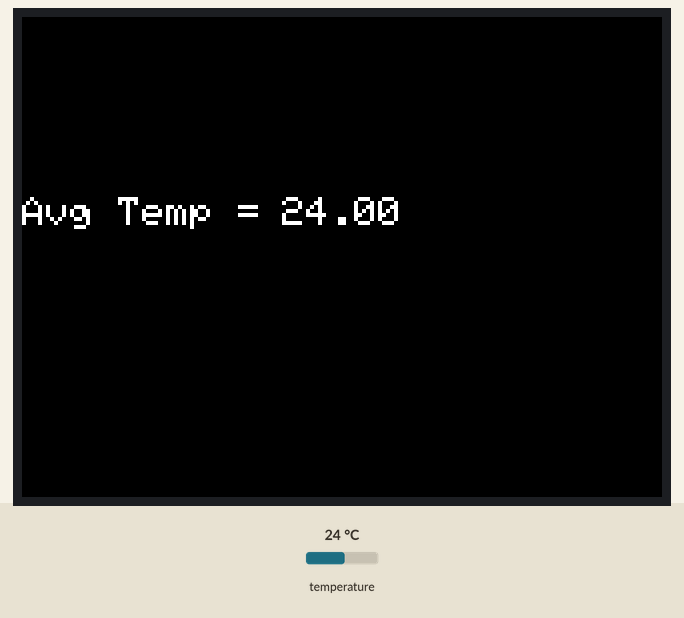
Bench run of a sketch on a simulated Arduino Mega 2560, built with avr-gcc and run on an emulated ATmega2560. Shown: 320×240 colour display. Inputs (shaded band) come from the test bench; at power-on: temperature 24 °C. What the sketch prints to the serial monitor is not drawn.

Above: at 1.4 s.
1.5 s: temperature set to 12 °C
At 2.7 s:
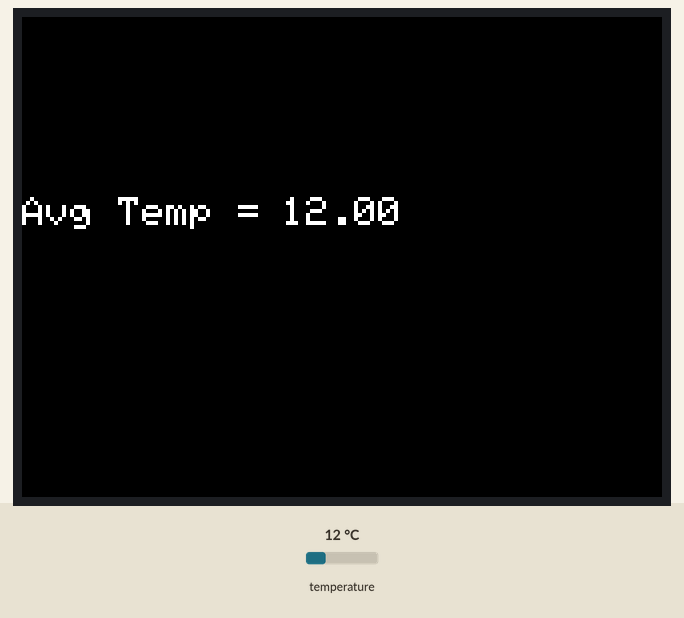
3.0 s: temperature set to 28 °C
At 4.8 s:
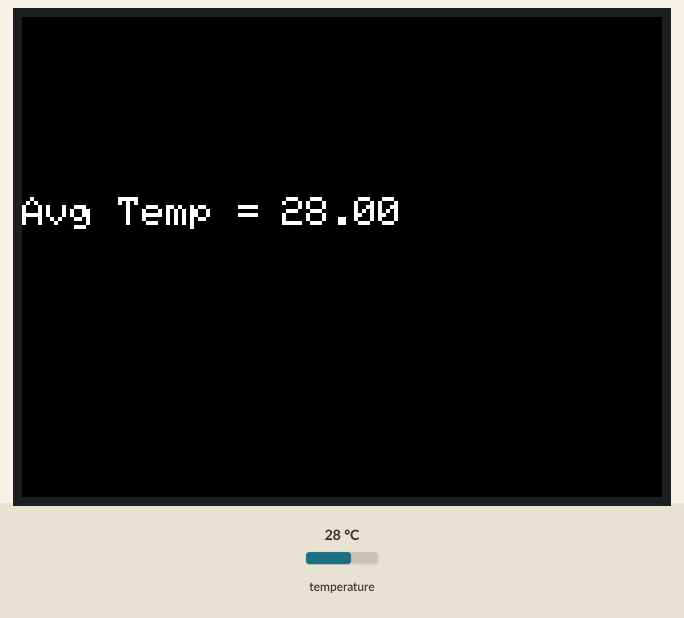
5.1 s: temperature set to 33 °C
7.2 s: temperature set to 7 °C
At 9.2 s:
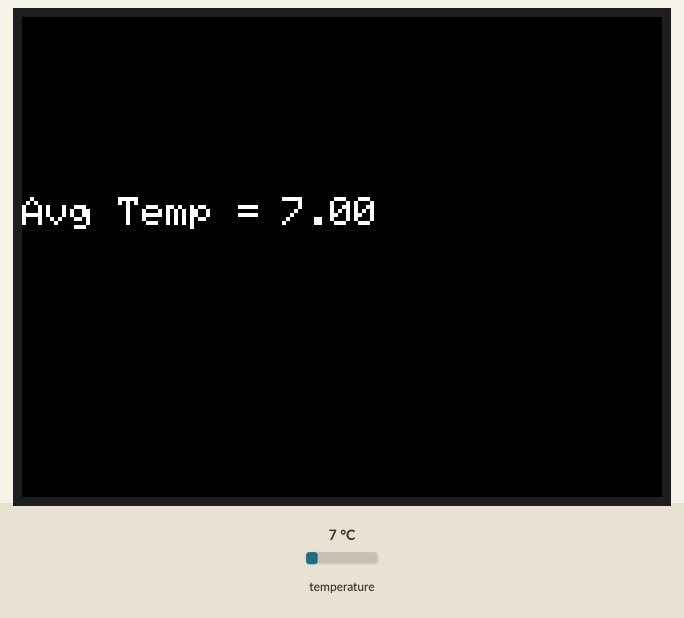
Timing chart, 0 to 10.3 s (numbered marks = the images above; inputs shaded):
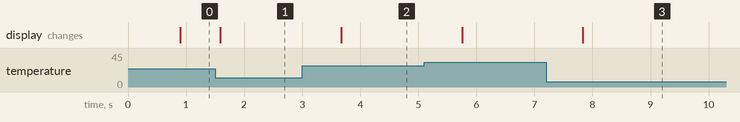

Measured:
- after the input at 1.5 s, the display: changes after 0.09 s (image 1)
- after the input at 3.0 s, the display: changes after 0.67 s (image 2)
- after the input at 7.2 s, the display: changes after 0.64 s (image 3)

The sketch:

sketch_mar04a.ino
```cpp
#include <OneWire.h>

// OneWire DS18S20, DS18B20, DS1822 Temperature Example

// http://www.pjrc.com/teensy/td_libs_OneWire.html

// The DallasTemperature library can do all this work for you!

// http://milesburton.com/Dallas_Temperature_Control_Library


OneWire  ds(52);  // on pin 11 (a 4.7K resistor is necessary)

double tempAvg = 0;
double prevTemp = 0;
int count;

#include <SPFD5408_Adafruit_GFX.h>    // Core graphics library

#include <SPFD5408_Adafruit_TFTLCD.h> // Hardware-specific library

#include <SPFD5408_TouchScreen.h>


// Control pins for the LCD

#define LCD_CS A3 // Chip Select goes to Analog 3

#define LCD_CD A2 // Command/Data goes to Analog 2

#define LCD_WR A1 // LCD Write goes to Analog 1

#define LCD_RD A0 // LCD Read goes to Analog 0

#define LCD_RESET A4 // Can alternately just connect to Arduino's reset pin


// Pin selection for touch

#define YP A1  // must be an analog pin, use "An" notation!

#define XM A2  // must be an analog pin, use "An" notation!

#define YM 7   // can be a digital pin

#define XP 6   // can be a digital pin


// Easy to understand color Codes

#define BLACK   0x0000

#define BLUE    0x001F

#define RED     0xF800

#define GREEN   0x07E0

#define CYAN    0x07FF

#define MAGENTA 0xF81F

#define YELLOW  0xFFE0

#define WHITE   0xFFFF


// Touchscreen Pressure Values

#define TS_MINX 150

#define TS_MINY 120

#define TS_MAXX 920

#define TS_MAXY 940


// Setup the LCD

Adafruit_TFTLCD tft(LCD_CS, LCD_CD, LCD_WR, LCD_RD, LCD_RESET);


// Setup the touch screen

TouchScreen ts = TouchScreen(XP, YP, XM, YM, 300);


void setup(void) {

  Serial.begin(9600);

    //Start cross communication with the LCD


  // Initiate communcations

  tft.begin(0x9341); // SDFP5408
  tft.fillScreen(BLACK);
  tft.setTextColor(WHITE);
  tft.setRotation(45);
}


void loop(void) {

  byte i;

  byte present = 0;

  byte type_s;

  byte data[12];

  byte addr[8];

  float celsius, fahrenheit;


  if ( !ds.search(addr)) {

    //Serial.println("No more addresses.");

    tft.setTextSize(2);

    tft.setCursor (0, 90);

    tft.print("Avg Temp = ");

//    tft.fillRect(130, 90, 70, 30, BLACK);


    tempAvg = tempAvg/count;

    if (tempAvg != prevTemp) {
      tft.setTextColor(BLACK);
      tft.setCursor (130, 90);
      tft.print(prevTemp);
      tft.setCursor(130, 90);
      tft.setTextColor(WHITE);
      tft.print(tempAvg);
    }


    prevTemp = tempAvg;

    count = 0;

    tempAvg = 0;

    ds.reset_search();

    delay(25);

    return;

  }


  Serial.print("ROM =");

  for( i = 0; i < 8; i++) {

    Serial.write(' ');

    Serial.print(addr[i], HEX);

  }


  if (OneWire::crc8(addr, 7) != addr[7]) {

      Serial.println("CRC is not valid!");

      return;

  }

  Serial.println();


  // the first ROM byte indicates which chip

  switch (addr[0]) {

    case 0x10:

      Serial.println("  Chip = DS18S20");  // or old DS1820

      type_s = 1;

      break;

    case 0x28:

      Serial.println("  Chip = DS18B20");

      type_s = 0;

      break;

    case 0x22:

      Serial.println("  Chip = DS1822");

      type_s = 0;

      break;

    default:

      Serial.println("Device is not a DS18x20 family device.");

      return;

  }


  ds.reset();

  ds.select(addr);

  ds.write(0x44);        // start conversion, use ds.write(0x44,1) with parasite power on at the end


  delay(600);     // maybe 750ms is enough, maybe not

  // we might do a ds.depower() here, but the reset will take care of it.


  present = ds.reset();

  ds.select(addr);

  ds.write(0xBE);         // Read Scratchpad


  Serial.print("  Data = ");

  Serial.print(present, HEX);

  Serial.print(" ");

  for ( i = 0; i < 9; i++) {           // we need 9 bytes

    data[i] = ds.read();

    Serial.print(data[i], HEX);

    Serial.print(" ");

  }

  Serial.print(" CRC=");

  Serial.print(OneWire::crc8(data, 8), HEX);

  Serial.println();


  int16_t raw = (data[1] << 8) | data[0];

  if (type_s) {

    raw = raw << 3; // 9 bit resolution default

    if (data[7] == 0x10) {

      // "count remain" gives full 12 bit resolution

      raw = (raw & 0xFFF0) + 12 - data[6];

    }

  } else {

    byte cfg = (data[4] & 0x60);

    // at lower res, the low bits are undefined, so let's zero them

    if (cfg == 0x00) raw = raw & ~7;  // 9 bit resolution, 93.75 ms

    else if (cfg == 0x20) raw = raw & ~3; // 10 bit res, 187.5 ms

    else if (cfg == 0x40) raw = raw & ~1; // 11 bit res, 375 ms


  }

  celsius = (float)raw / 16.0;
  tempAvg += celsius;
  count ++;

  Serial.print("  Temperature = ");

  Serial.print(celsius);

  Serial.print(" Celsius, ");

  delay(25);

}
```
